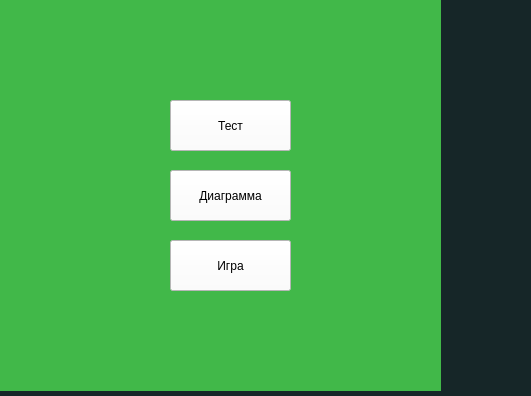
<?xml version="1.0" encoding="UTF-8"?>
<ui version="4.0">
 <class>MainWindow</class>
 <widget class="QMainWindow" name="MainWindow">
  <property name="geometry">
   <rect>
    <x>0</x>
    <y>0</y>
    <width>531</width>
    <height>396</height>
   </rect>
  </property>
  <property name="windowTitle">
   <string>MainWindow</string>
  </property>
  <property name="styleSheet">
   <string notr="true">background-color: rgb(22, 38, 40);</string>
  </property>
  <widget class="QWidget" name="centralwidget">
   <widget class="QLabel" name="label">
    <property name="geometry">
     <rect>
      <x>0</x>
      <y>-10</y>
      <width>441</width>
      <height>401</height>
     </rect>
    </property>
    <property name="styleSheet">
     <string notr="true">background-color: rgb(65, 184, 73);</string>
    </property>
    <property name="text">
     <string/>
    </property>
    <property name="pixmap">
     <pixmap>../PycharmProjects/ДЗ/zakad/Documents/forest_trees_spruce_172526_1920x1080.jpg</pixmap>
    </property>
   </widget>
   <widget class="QPushButton" name="pushButton">
    <property name="geometry">
     <rect>
      <x>170</x>
      <y>100</y>
      <width>121</width>
      <height>51</height>
     </rect>
    </property>
    <property name="styleSheet">
     <string notr="true">font: 14pt &quot;MS Shell Dlg 2&quot;;
background-color: rgb(255, 255, 255);</string>
    </property>
    <property name="text">
     <string>Тест</string>
    </property>
   </widget>
   <widget class="QPushButton" name="pushButton_2">
    <property name="geometry">
     <rect>
      <x>170</x>
      <y>170</y>
      <width>121</width>
      <height>51</height>
     </rect>
    </property>
    <property name="styleSheet">
     <string notr="true">font: 14pt &quot;MS Shell Dlg 2&quot;;
background-color: rgb(255, 255, 255);</string>
    </property>
    <property name="text">
     <string>Диаграмма</string>
    </property>
   </widget>
   <widget class="QPushButton" name="pushButton_3">
    <property name="geometry">
     <rect>
      <x>170</x>
      <y>240</y>
      <width>121</width>
      <height>51</height>
     </rect>
    </property>
    <property name="styleSheet">
     <string notr="true">font: 14pt &quot;MS Shell Dlg 2&quot;;
background-color: rgb(255, 255, 255);</string>
    </property>
    <property name="text">
     <string>Игра</string>
    </property>
   </widget>
  </widget>
 </widget>
 <resources/>
 <connections/>
</ui>
